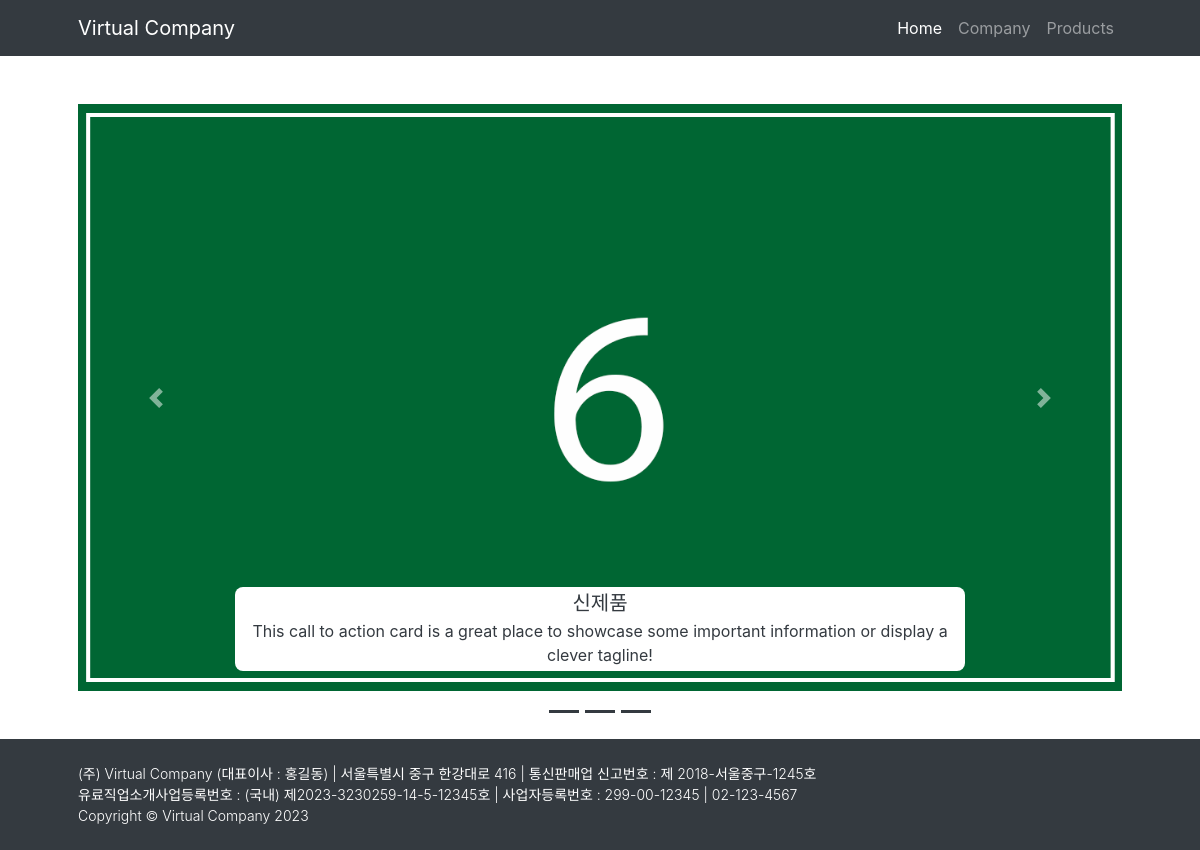
The page / on the database its author committed.
### mysite/models.py (models this page shows)
class Product(models.Model):
    title = models.CharField(max_length=200)
    image = models.ImageField(upload_to='pics/%y%m/%d/',  null=True)
    sub_content = models.CharField(max_length=200, default='', null=True)
    content = models.TextField()
    pub_date = models.DateTimeField('date published')
    isMain = models.BooleanField()

### pages/views.py (the view)
# urls.py: path('', views.mainpage),
def mainpage(req):
    content_list = Product.objects.order_by('-pub_date')
    context = {'content_list': content_list}
    return render(req, 'pages/mainpage.html', context)

### templates/pages/mainpage.html (shortened to what this page needs)
{% extends 'base.html' %}
{% block content %}
<div class="container px-4 px-lg-5">
    {% if content_list %}
        <div id="carouselExampleCaptions" class="carousel slide py-5" data-ride="carousel">
            <ol class="carousel-indicators">
                {% for content in content_list %}
                    {% if content.isMain or forloop.first %}
                        <li data-target="#carouselExampleCaptions" class="bg-dark bg-opacity-25 {% if content.isMain or forloop.first %}active bg-opacity-10{% endif %}"></li>
                    {% endif %}
                {% endfor %}
            </ol>
            <div class="carousel-inner">
              {% for content in content_list %}
                {% if content.isMain or forloop.first %}
                    <div class="carousel-item {% if forloop.first %}active{% endif %}">
                        <img src="{{ content.image.url }}" class="d-block w-100" alt="...">
                        <div class="carousel-caption d-none d-md-block py-1 bg-white rounded-3 justify-content-sm-start">
                            <h5 class="text-dark mb-0 pb-1">{{content.title}}</h5>
                            <p class="text-dark mb-0">{{content.sub_content}}</p>
                        </div>
                    </div>
                {% endif %}
              {% endfor %}
            </div>
            <button class="carousel-control-prev" type="button" data-bs-target="#carouselControls" data-bs-slide="prev" onclick="$('#carouselExampleCaptions').carousel('prev')">
                <span class="carousel-control-prev-icon" aria-hidden="true"></span>
            </button>
            <button class="carousel-control-next" type="button" data-bs-target="#carouselControls" data-bs-slide="next" onclick="$('#carouselExampleCaptions').carousel('next')">
                <span class="carousel-control-next-icon" aria-hidden="true"></span>
            </button>
        </div>
    {% else %}
        <p>content가 없습니다.</p>
    {% endif %}
</div>
{% endblock %}

### rows shown on the page
Product: image (picture), title "신제품", sub_content "This call to action card is a great place to showcase some important information or display a clever tagline!"
